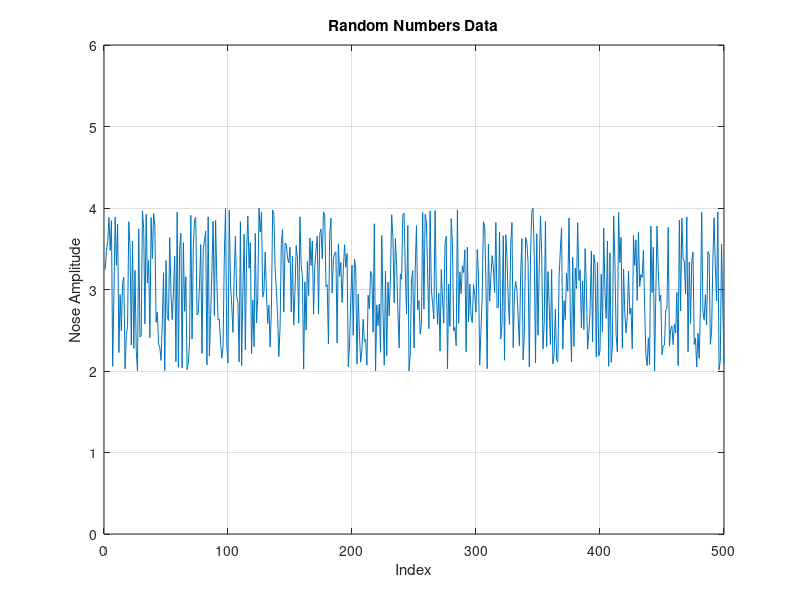

MATLAB code for this plot:
%%Name Surname: Serkan Burak Örs
%Istanbul Technical University
%Aeronautics and Astronautics Faculty - Astronautical Engineering
%E-mail: orss19@itu.edu.tr
%BIL 113E - Summer 2020 - CRN:30156
%Instructor: Dr. Mustafa Resa Becan
%Week 3 - Date: 27/08/2020
%%
a = input('Enter Random Number Sequence = ');
rng(a);
data=2*rand(1,500)+2;
plot(data);
axis([0 500 0 6]);
title('Random Numbers Data');
xlabel('Index'); ylabel('Nose Amplitude');
grid on;
